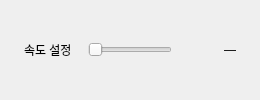
       <widget class="QFrame" name="speedPanel">
        <property name="role" stdset="0">
         <string>panel</string>
        </property>
        <layout class="QHBoxLayout" name="layout32" stretch="0,0,0">
         <property name="spacing">
          <number>16</number>
         </property>
         <property name="leftMargin">
          <number>24</number>
         </property>
         <property name="topMargin">
          <number>12</number>
         </property>
         <property name="rightMargin">
          <number>24</number>
         </property>
         <property name="bottomMargin">
          <number>12</number>
         </property>
         <item>
          <widget class="QLabel" name="speedTitle">
           <property name="text">
            <string>속도 설정</string>
           </property>
           <property name="role" stdset="0">
            <string>groupTitle</string>
           </property>
          </widget>
         </item>
         <item>
          <widget class="QSlider" name="speedSlider">
           <property name="minimum">
            <number>1</number>
           </property>
           <property name="maximum">
            <number>100</number>
           </property>
           <property name="pageStep">
            <number>10</number>
           </property>
           <property name="orientation">
            <enum>Qt::Horizontal</enum>
           </property>
          </widget>
         </item>
         <item>
          <widget class="QLabel" name="speedLabel">
           <property name="minimumSize">
            <size>
             <width>48</width>
             <height>0</height>
            </size>
           </property>
           <property name="text">
            <string>—</string>
           </property>
           <property name="alignment">
            <set>Qt::AlignRight|Qt::AlignTrailing|Qt::AlignVCenter</set>
           </property>
           <property name="role" stdset="0">
            <string>value</string>
           </property>
          </widget>
         </item>
        </layout>
       </widget>
